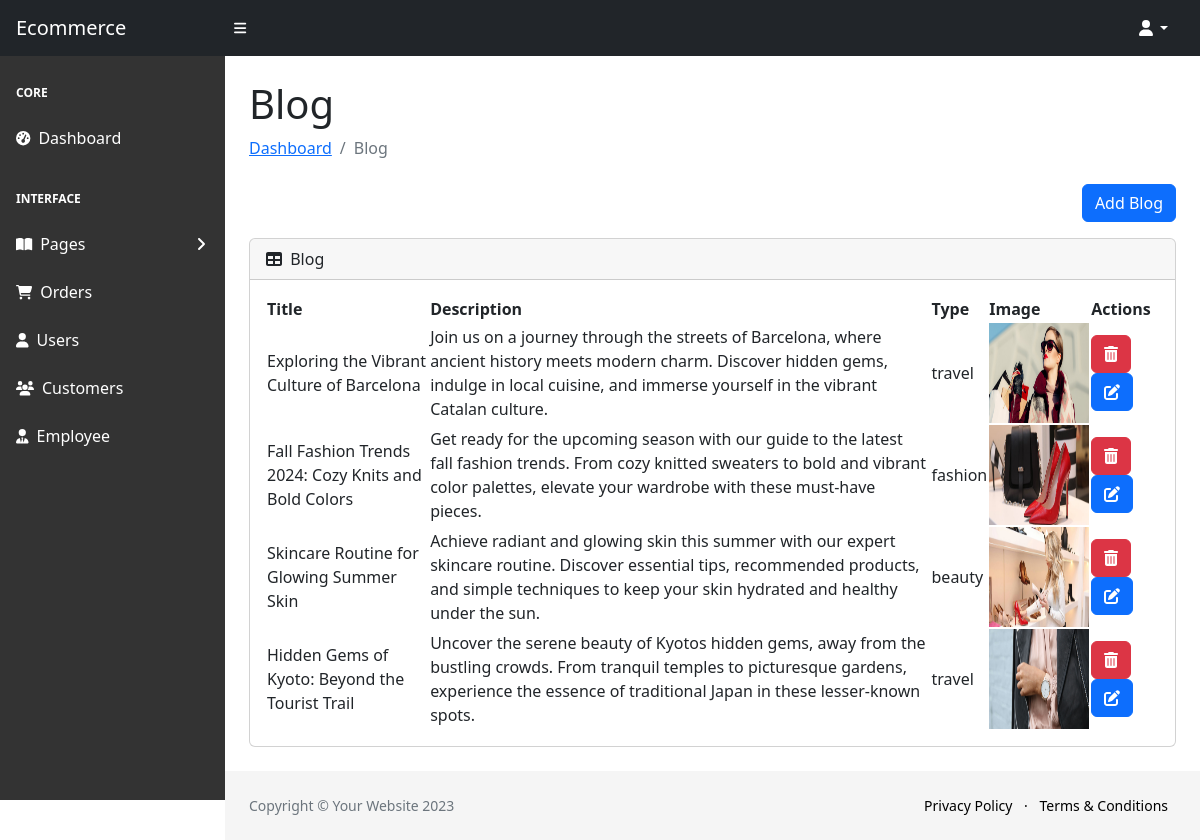
The app's page /adminPanelSherke/adminPanelSherke/blog.php with its own data.
### tables this page shows
CREATE TABLE `blog` (
  `blog_id` int(11) NOT NULL,
  `title` varchar(255) NOT NULL,
  `description` text NOT NULL,
  `type` varchar(255) NOT NULL,
  `date_posted` date NOT NULL DEFAULT current_timestamp(),
  `image` varchar(255) NOT NULL
);

### adminPanelSherke/adminPanelSherke/class/DAL.class.php (called while the page is built, shortened)
<?php
class DAL
{
    public $servername = "localhost";
    public $username = "root";
    public $password = "";
    public $dbname = "level3-ecomerce";
    private function connect()
    {
        $conn = new mysqli($this->servername, $this->username, $this->password, $this->dbname);
        return $conn;
    }
    public function getdata($sql)
    {
        $conn = $this->connect();
        $result = $conn->query($sql);
        $results = $result->fetch_all(MYSQLI_ASSOC);
        return $results;
    }
}

### adminPanelSherke/adminPanelSherke/class/blog.class.php (called while the page is built, shortened)
<?php
require_once('DAL.class.php');
class Blog extends DAL
{
    function getAllBlog()
    {
        $sql = "SELECT * FROM blog";
        return $this->getdata($sql);
    }
}

### adminPanelSherke/adminPanelSherke/blog.php (the view, shortened to what this page needs)
<!DOCTYPE html>
<html lang="en">
<?php require_once("class/blog.class.php"); ?>
<?php require_once('components/header.php'); ?>
<?php $blog = new Blog();
$allblog = $blog->getAllBlog(); ?>
<body class="sb-nav-fixed">
    <?php require_once('components/nav.php'); ?>
    <?php require_once('components/sidebar.php'); ?>
    <div id="layoutSidenav_content">
        <main>
            <div class=" container-fluid px-4">
                <h1 class="mt-4">Blog</h1>
                <ol class="breadcrumb mb-4">
                    <li class="breadcrumb-item active"><a href="index.php">Dashboard</a></li>
                    <li class="breadcrumb-item active">Blog</li>
                </ol>
                <div align="right" class="mb-3">
                    <button type="button" class="btn btn-primary close" data-toggle="modal" data-target="#addModal">Add Blog</button>
                </div>
                <div class="card mb-4">
                    <div class="card-header">
                        <i class="fas fa-table me-1"></i>
                        Blog
                    </div>
                    <div class="card-body">
                        <table id="datatablesSimple">
                            <thead>
                                <tr>
                                    <th>Title</th>
                                    <th>
                                        Description
                                    </th>
                                    <th>
                                        Type
                                    </th>
                                    <th>
                                        Image
                                    </th>
                                    <th>Actions</th>
                                </tr>
                            </thead>
                            <tbody>
                                <?php
                                foreach ($allblog as $blog) {
                                ?>
                                    <tr>
                                        <td><?php echo $blog['title'] ?></td>
                                        <td><?php echo $blog['description'] ?></td>
                                        <td><?php echo $blog['type'] ?></td>
                                        <td><img src="assets/img/<?php echo $blog['image'] ?>" height="100px" width="100px"></td>
                                        <td>
                                            <button class="btn btn-danger close" id=<?php echo $blog['blog_id'] ?> data-toggle="modal" data-target="#deleteConfirmationModal"><i class="fas fa-trash-alt"></i></button>
                                            <a class="btn btn-primary edit" data-ids="<?php echo $blog['blog_id'] ?>" data-title="<?php echo $blog['title'] ?>" data-description="<?php echo $blog['description'] ?>" data-type="<?php echo $blog['type'] ?>" data-toggle="modal" data-target="#updatefaqModal"><i class="fas fa-edit"></i></a>
                                        </td>
                                    </tr>
                                <?php } ?>
                            </tbody>
                        </table>
                    </div>
                </div>
            </div>
        </main>
        <?php require_once('components/footer.php'); ?>
    </div>
    </div>
</body>

### records on screen
blog: title "Exploring the Vibrant Culture of Barcelona", description "Join us on a journey through the streets of Barcelona, where ancient history meets modern charm. Discover hidden gems, indulge in local cuisine, and immerse yourself in the vibrant Catalan culture.", type "travel", image (picture)
blog: title "Fall Fashion Trends 2024: Cozy Knits and Bold Colors", description "Get ready for the upcoming season with our guide to the latest fall fashion trends. From cozy knitted sweaters to bold and vibrant color palettes, elevate your wardrobe with these must-have pieces.", type "fashion", image (picture)
blog: title "Skincare Routine for Glowing Summer Skin", description "Achieve radiant and glowing skin this summer with our expert skincare routine. Discover essential tips, recommended products, and simple techniques to keep your skin hydrated and healthy under the sun.", type "beauty", image (picture)
blog: title "Hidden Gems of Kyoto: Beyond the Tourist Trail", description "Uncover the serene beauty of Kyotos hidden gems, away from the bustling crowds. From tranquil temples to picturesque gardens, experience the essence of traditional Japan in these lesser-known spots.", type "travel", image (picture)
